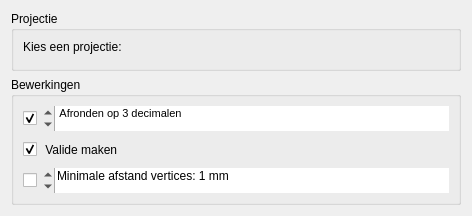
     <widget class="QWidget" name="tabSettings">
      <attribute name="title">
       <string>Settings</string>
      </attribute>
      <layout class="QGridLayout" name="gridLayout_6">
       <item row="0" column="0">
        <widget class="QGroupBox" name="Projectie">
         <property name="sizePolicy">
          <sizepolicy hsizetype="Preferred" vsizetype="Preferred">
           <horstretch>0</horstretch>
           <verstretch>0</verstretch>
          </sizepolicy>
         </property>
         <property name="minimumSize">
          <size>
           <width>0</width>
           <height>60</height>
          </size>
         </property>
         <property name="maximumSize">
          <size>
           <width>16777215</width>
           <height>16777215</height>
          </size>
         </property>
         <property name="title">
          <string>Projectie</string>
         </property>
         <property name="alignment">
          <set>Qt::AlignLeading|Qt::AlignLeft|Qt::AlignTop</set>
         </property>
         <layout class="QFormLayout" name="formLayout_10">
          <property name="topMargin">
           <number>3</number>
          </property>
          <property name="bottomMargin">
           <number>3</number>
          </property>
          <item row="0" column="0">
           <widget class="QLabel" name="lbl_projectie">
            <property name="sizePolicy">
             <sizepolicy hsizetype="Preferred" vsizetype="Preferred">
              <horstretch>0</horstretch>
              <verstretch>0</verstretch>
             </sizepolicy>
            </property>
            <property name="minimumSize">
             <size>
              <width>100</width>
              <height>25</height>
             </size>
            </property>
            <property name="toolTip">
             <string>&lt;html&gt;&lt;head/&gt;&lt;body&gt;&lt;p&gt;De voorkeur binnen het DSO is &lt;/p&gt;&lt;p&gt;EPSG:28992 (Amersfoort / RD New)&lt;/p&gt;&lt;/body&gt;&lt;/html&gt;</string>
            </property>
            <property name="text">
             <string>Kies een projectie:</string>
            </property>
           </widget>
          </item>
          <item row="0" column="1">
           <widget class="QgsProjectionSelectionWidget" name="projectie">
            <property name="sizePolicy">
             <sizepolicy hsizetype="Preferred" vsizetype="Fixed">
              <horstretch>0</horstretch>
              <verstretch>0</verstretch>
             </sizepolicy>
            </property>
            <property name="minimumSize">
             <size>
              <width>320</width>
              <height>25</height>
             </size>
            </property>
            <property name="toolTip">
             <string>&lt;html&gt;&lt;head/&gt;&lt;body&gt;&lt;p&gt;De voorkeur binnen het DSO is &lt;/p&gt;&lt;p&gt;EPSG:28992 (Amersfoort / RD New)&lt;/p&gt;&lt;/body&gt;&lt;/html&gt;</string>
            </property>
           </widget>
          </item>
         </layout>
        </widget>
       </item>
       <item row="1" column="0">
        <widget class="QGroupBox" name="Bewerkingen">
         <property name="sizePolicy">
          <sizepolicy hsizetype="Minimum" vsizetype="Minimum">
           <horstretch>0</horstretch>
           <verstretch>0</verstretch>
          </sizepolicy>
         </property>
         <property name="minimumSize">
          <size>
           <width>446</width>
           <height>0</height>
          </size>
         </property>
         <property name="maximumSize">
          <size>
           <width>16777215</width>
           <height>16777215</height>
          </size>
         </property>
         <property name="title">
          <string>Bewerkingen</string>
         </property>
         <layout class="QFormLayout" name="formLayout_5">
          <item row="1" column="0">
           <widget class="QCheckBox" name="valide">
            <property name="minimumSize">
             <size>
              <width>0</width>
              <height>25</height>
             </size>
            </property>
            <property name="text">
             <string> Valide maken</string>
            </property>
            <property name="checked">
             <bool>true</bool>
            </property>
           </widget>
          </item>
          <item row="0" column="0" colspan="2">
           <layout class="QFormLayout" name="formLayout_3">
            <property name="sizeConstraint">
             <enum>QLayout::SetMaximumSize</enum>
            </property>
            <item row="0" column="0">
             <widget class="QCheckBox" name="snap">
              <property name="sizePolicy">
               <sizepolicy hsizetype="Fixed" vsizetype="Fixed">
                <horstretch>0</horstretch>
                <verstretch>0</verstretch>
               </sizepolicy>
              </property>
              <property name="minimumSize">
               <size>
                <width>13</width>
                <height>25</height>
               </size>
              </property>
              <property name="text">
               <string/>
              </property>
              <property name="checked">
               <bool>true</bool>
              </property>
             </widget>
            </item>
            <item row="0" column="1">
             <widget class="QSpinBox" name="decimalen">
              <property name="sizePolicy">
               <sizepolicy hsizetype="Preferred" vsizetype="Preferred">
                <horstretch>0</horstretch>
                <verstretch>0</verstretch>
               </sizepolicy>
              </property>
              <property name="minimumSize">
               <size>
                <width>320</width>
                <height>0</height>
               </size>
              </property>
              <property name="maximumSize">
               <size>
                <width>16777215</width>
                <height>16777215</height>
               </size>
              </property>
              <property name="baseSize">
               <size>
                <width>0</width>
                <height>0</height>
               </size>
              </property>
              <property name="font">
               <font>
                <pointsize>8</pointsize>
               </font>
              </property>
              <property name="layoutDirection">
               <enum>Qt::RightToLeft</enum>
              </property>
              <property name="autoFillBackground">
               <bool>false</bool>
              </property>
              <property name="wrapping">
               <bool>true</bool>
              </property>
              <property name="frame">
               <bool>false</bool>
              </property>
              <property name="alignment">
               <set>Qt::AlignLeading|Qt::AlignLeft|Qt::AlignTop</set>
              </property>
              <property name="buttonSymbols">
               <enum>QAbstractSpinBox::UpDownArrows</enum>
              </property>
              <property name="keyboardTracking">
               <bool>true</bool>
              </property>
              <property name="showGroupSeparator" stdset="0">
               <bool>false</bool>
              </property>
              <property name="suffix">
               <string> decimalen</string>
              </property>
              <property name="prefix">
               <string> Afronden op </string>
              </property>
              <property name="maximum">
               <number>15</number>
              </property>
              <property name="value">
               <number>3</number>
              </property>
              <property name="displayIntegerBase">
               <number>10</number>
              </property>
             </widget>
            </item>
           </layout>
          </item>
          <item row="2" column="0" colspan="2">
           <layout class="QFormLayout" name="formLayout_4">
            <item row="0" column="0">
             <widget class="QCheckBox" name="simplify">
              <property name="minimumSize">
               <size>
                <width>0</width>
                <height>25</height>
               </size>
              </property>
              <property name="text">
               <string/>
              </property>
             </widget>
            </item>
            <item row="0" column="1">
             <widget class="QgsSpinBox" name="afstand">
              <property name="sizePolicy">
               <sizepolicy hsizetype="Preferred" vsizetype="Preferred">
                <horstretch>0</horstretch>
                <verstretch>0</verstretch>
               </sizepolicy>
              </property>
              <property name="minimumSize">
               <size>
                <width>320</width>
                <height>0</height>
               </size>
              </property>
              <property name="maximumSize">
               <size>
                <width>16777215</width>
                <height>16777215</height>
               </size>
              </property>
              <property name="layoutDirection">
               <enum>Qt::RightToLeft</enum>
              </property>
              <property name="wrapping">
               <bool>true</bool>
              </property>
              <property name="frame">
               <bool>false</bool>
              </property>
              <property name="alignment">
               <set>Qt::AlignLeading|Qt::AlignLeft|Qt::AlignTop</set>
              </property>
              <property name="keyboardTracking">
               <bool>false</bool>
              </property>
              <property name="suffix">
               <string> mm</string>
              </property>
              <property name="prefix">
               <string>Minimale afstand vertices: </string>
              </property>
              <property name="minimum">
               <number>1</number>
              </property>
              <property name="maximum">
               <number>9999</number>
              </property>
              <property name="value">
               <number>1</number>
              </property>
              <property name="showClearButton">
               <bool>true</bool>
              </property>
              <property name="clearValue">
               <bool>false</bool>
              </property>
             </widget>
            </item>
           </layout>
          </item>
         </layout>
        </widget>
       </item>
      </layout>
     </widget>
